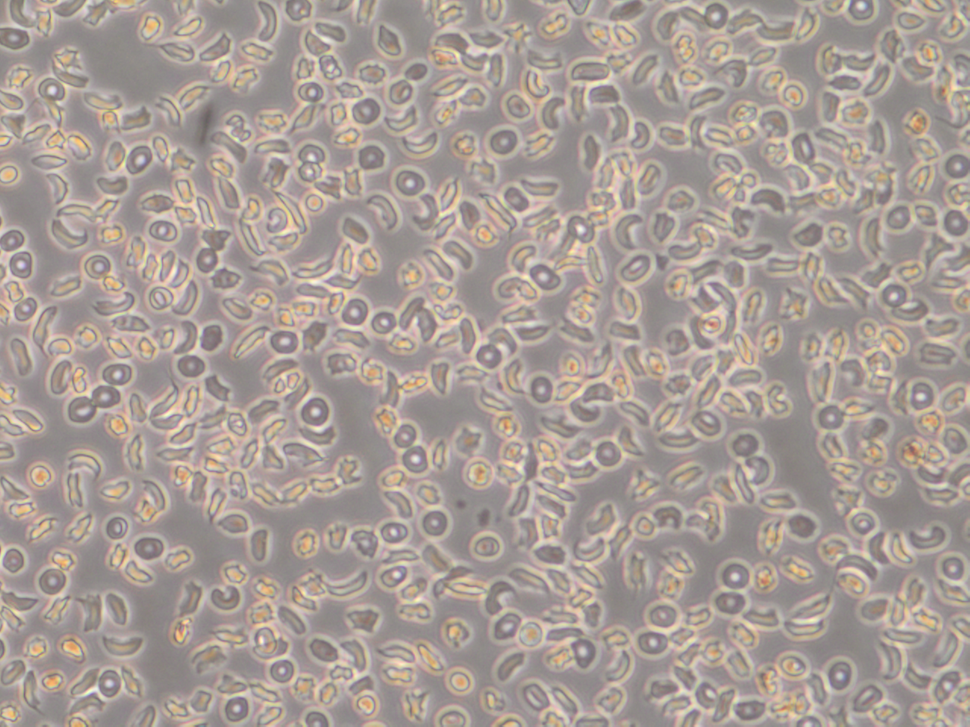
#> input picture 1.tif, 970 x 727 px, shrunk from 1280 x 960 before the run, found by its file name
$ jupyter execute --allow-errors canny_edge_research.ipynb   (shell and % lines are left out)
#> lines starting #> are read from the running program, lines starting #| are printed output that depends on the picture
[cell 1]
import sklearn
import numpy as np
import matplotlib.pyplot as plt
from scipy import ndimage as ndi
from PIL import Image, ImageOps
from skimage import feature

[cell 2]
im = Image.open("./1.tif")
#> im is the input picture: PIL image 970x727 RGB; mean R, G, B 167.7, 156.5, 150.1
im_gray = ImageOps.grayscale(im)
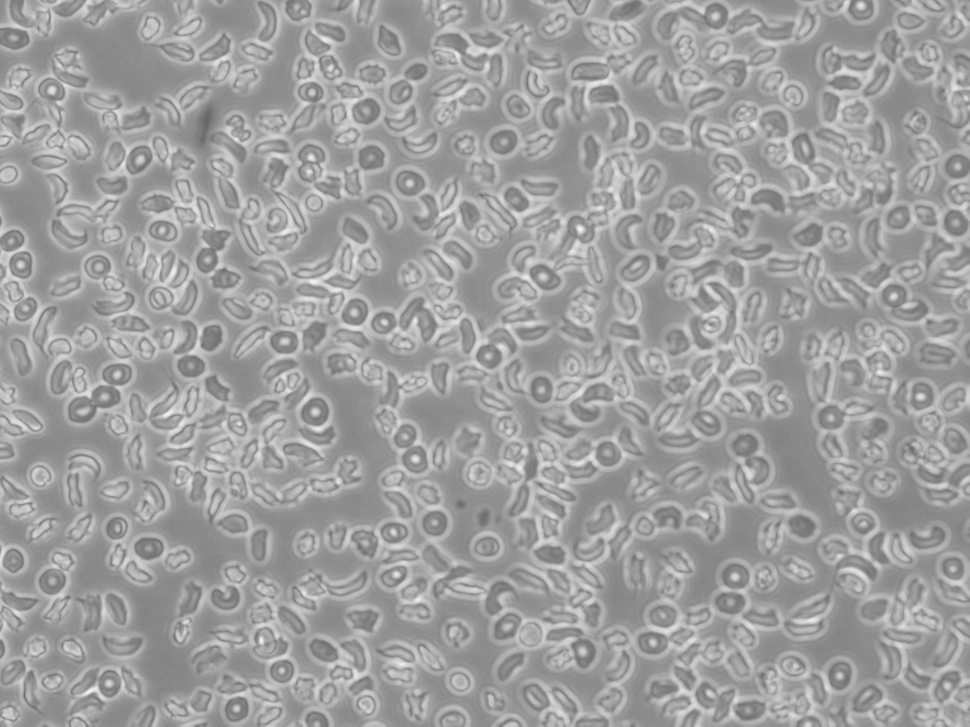
#> im_gray: PIL image 970x727 L; min 99, max 245, mean 159.1
imarray = np.array(im)

[cell 3]
im

[cell 4]
# pick a representative color background pixel P
# check all the pixels that are similar to P and add them to a queue
# go through the queue and select some element p
# check nearby elements to p and add them to a group represented by p

[cell 5]
imarray.shape
#> Out = (727, 970, 3)

[cell 6]
def color_distance(x, y):
    result = np.absolute(x - y)
    return np.sum(result)

[cell 7]
#(139, 137, 132) - representative pixel

[cell 8]
BACKGROUND_PIXEL = np.array([139, 137, 132])
FILTER = 10

X, Y, Z = imarray.shape
#> X = 727; Y = 970; Z = 3

#> (a cell that did not finish here is left out)

[cell 10]
imarray.mean()
#> Out = 158.1

[cell 11]
imarray.shape
#> Out = (727, 970, 3)
